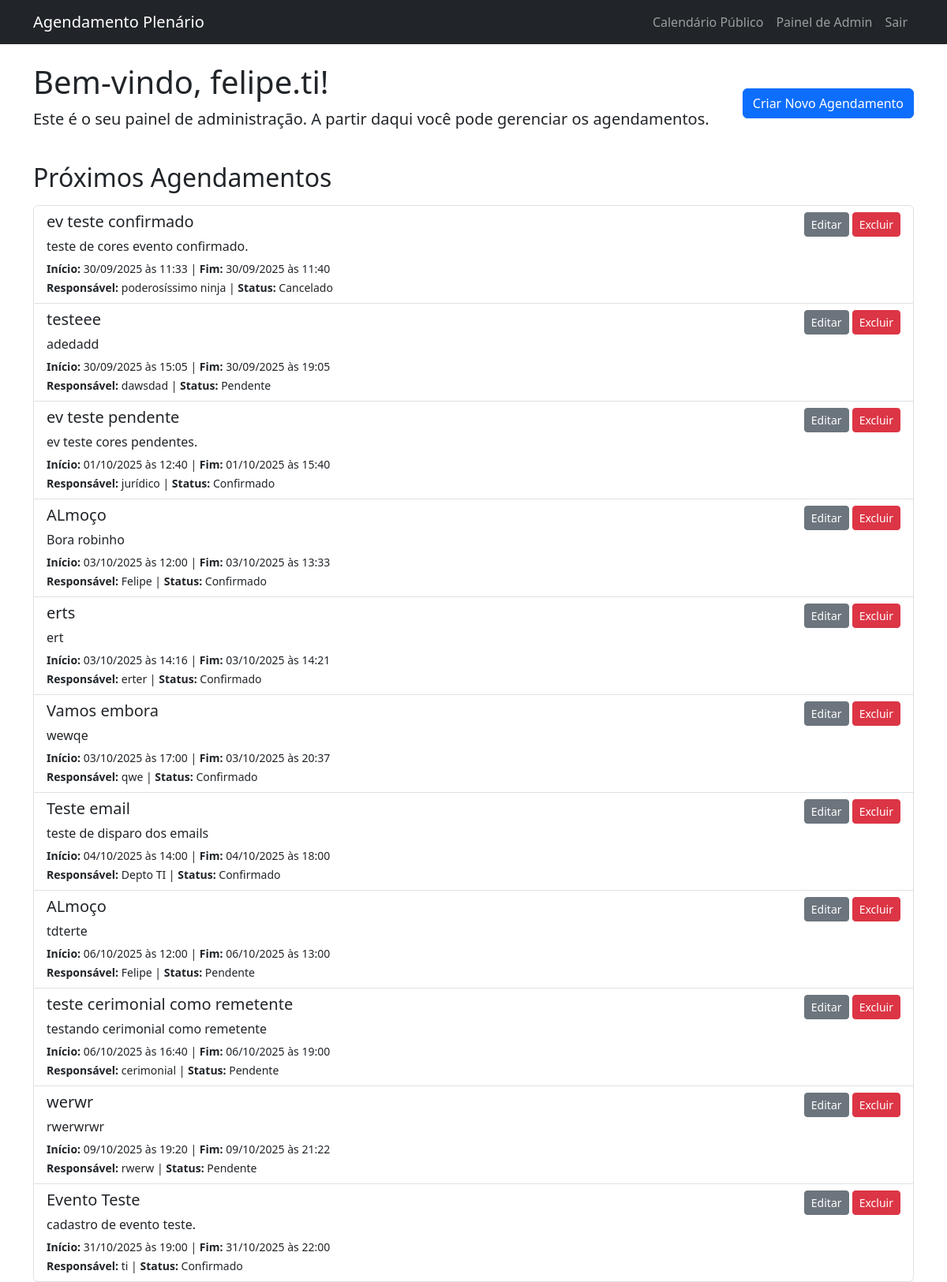
Before: /admin (signed in) with the older database file.
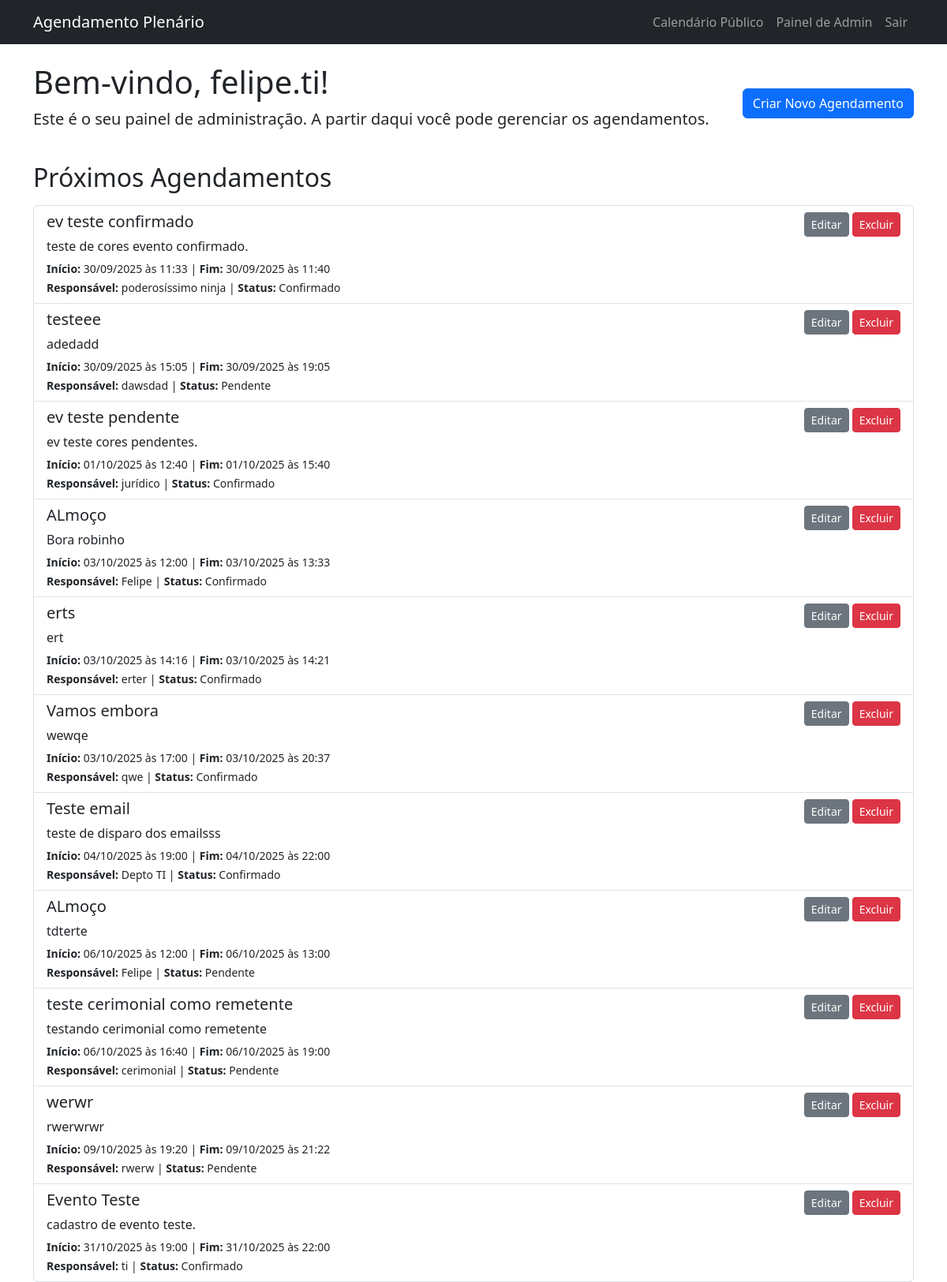
After: the same page with the newer database file.
### app/models.py (models this page shows, shortened)
class Usuario(UserMixin, db.Model):
    id = db.Column(db.Integer, primary_key=True)
    nome_usuario = db.Column(db.String(64), index=True, unique=True)
    senha_hash = db.Column(db.String(128))
    agendamentos = db.relationship('Agendamento', backref='autor', lazy='dynamic')

class Agendamento(db.Model):
    id = db.Column(db.Integer, primary_key=True)
    titulo = db.Column(db.String(140), nullable=False)
    descricao = db.Column(db.Text)
    data_inicio = db.Column(db.DateTime, index=True, nullable=False)
    data_fim = db.Column(db.DateTime, nullable=False)
    local = db.Column(db.String(140), default='Plenário Roberto Bottacin Moreira')
    responsavel = db.Column(db.String(140))
    status = db.Column(db.String(64), default='Confirmado')
    uso_telao = db.Column(db.Boolean, default=False)
    gravacao = db.Column(db.Boolean, default=False)
    uso_som = db.Column(db.Boolean, default=False)
    transmissao = db.Column(db.Boolean, default=False)
    usuario_id = db.Column(db.Integer, db.ForeignKey('usuario.id'))
    equipe_solicitada = db.Column(db.Text) # Campo para listar os funcionários
    usuario_id = db.Column(db.Integer, db.ForeignKey('usuario.id'))
    mesa_portatil = db.Column(db.Boolean, default=False)

### app/routes.py (the view)
@bp.route('/admin')
@login_required
def admin_dashboard():
    agendamentos = Agendamento.query.order_by(Agendamento.data_inicio.asc()).all()
    return render_template('admin_dashboard.html', agendamentos=agendamentos)

### app/models.py (called while the page is built)
@login_manager.user_loader
def load_user(user_id):
    return Usuario.query.get(int(user_id))

### app/templates/admin_dashboard.html (shortened to what this page needs)
{% extends "base.html" %}
{% block content %}
    <div class="d-flex justify-content-between align-items-center mb-4">
        <div>
            <h1>Bem-vindo, {{ current_user.nome_usuario }}!</h1>
            <p class="lead">Este é o seu painel de administração. A partir daqui você pode gerenciar os agendamentos.</p>
        </div>
        <div>
            <a href="{{ url_for('main.novo_agendamento') }}" class="btn btn-primary">Criar Novo Agendamento</a>
        </div>
    </div>
    <div class="mt-4">
        <h2>Próximos Agendamentos</h2>
        <div class="list-group mt-3">
            {% for agendamento in agendamentos %}
                <div class="list-group-item list-group-item-action flex-column align-items-start">
                    <div class="d-flex w-100 justify-content-between">
                        <h5 class="mb-1">{{ agendamento.titulo }}</h5>
                        <div>
                            <a href="{{ url_for('main.editar_agendamento', agendamento_id=agendamento.id) }}" class="btn btn-secondary btn-sm">Editar</a>
                            <form action="{{ url_for('main.excluir_agendamento', agendamento_id=agendamento.id) }}" method="POST" style="display: inline;">
                                <button type="submit" class="btn btn-danger btn-sm"
                                        onclick="return confirm('Tem certeza que deseja excluir este agendamento? Esta ação não pode ser desfeita.');">
                                    Excluir
                                </button>
                            </form>
                        </div>
                    </div>
                    <p class="mb-1">{{ agendamento.descricao or "Nenhuma descrição fornecida." }}</p>
                    <small>
                        <strong>Início:</strong> {{ agendamento.data_inicio.strftime('%d/%m/%Y às %H:%M') }} |
                        <strong>Fim:</strong> {{ agendamento.data_fim.strftime('%d/%m/%Y às %H:%M') }}
                    </small>
                    <br>
                    <small><strong>Responsável:</strong> {{ agendamento.responsavel }} | <strong>Status:</strong> {{ agendamento.status }}</small>
                </div>
            {% else %}
                <div class="list-group-item">
                    <p class="mb-1">Nenhum agendamento cadastrado ainda.</p>
                </div>
            {% endfor %}
        </div>
    </div>
{% endblock %}

### app/templates/base.html (shortened to what this page needs)
<!doctype html>
<html lang="pt-br">
  <head>
    <link href="https://cdn.jsdelivr.net/npm/bootstrap@5.3.3/dist/css/bootstrap.min.css" rel="stylesheet">
    <link rel="stylesheet" href="https://cdn.jsdelivr.net/npm/bootstrap-icons@1.11.3/font/bootstrap-icons.min.css">
    <link rel="stylesheet" href="{{ url_for('static', filename='css/style.css') }}">
  </head>
  <body>
    <nav class="navbar navbar-expand-lg navbar-dark bg-dark fixed-top">
      <div class="container">
        <a class="navbar-brand" href="{{ url_for('main.index') }}">Agendamento Plenário</a>
        <div class="collapse navbar-collapse" id="navbarNav">
          <ul class="navbar-nav ms-auto">
            <li class="nav-item">
              <a class="nav-link" href="{{ url_for('main.calendario_publico') }}">Calendário Público</a>
            </li>
            {% if current_user.is_authenticated %}
              <li class="nav-item">
                <a class="nav-link" href="{{ url_for('main.admin_dashboard') }}">Painel de Admin</a>
              </li>
              <li class="nav-item">
                <a class="nav-link" href="{{ url_for('main.logout') }}">Sair</a>
              </li>
            {% else %}
              <li class="nav-item">
                <a class="nav-link" href="{{ url_for('main.login') }}">Acesso Restrito</a>
              </li>
            {% endif %}
          </ul>
        </div>
      </div>
    </nav>
    <div class="container mt-4">
      {% block content %}{% endblock %}
    </div>
  </body>
</html>

### app/templates/base.html (style rules this page uses)
body { padding-top: 56px; }

Changed rows visible on the page:
changed Agendamento "ev teste confirmado": status "Cancelado" → "Confirmado"
changed Agendamento "Teste email": descricao "teste de disparo dos emails" → "teste de disparo dos emailsss"; data_inicio "04/10/2025 às 14:00" → "04/10/2025 às 19:00"; data_fim "04/10/2025 às 18:00" → "04/10/2025 às 22:00"
